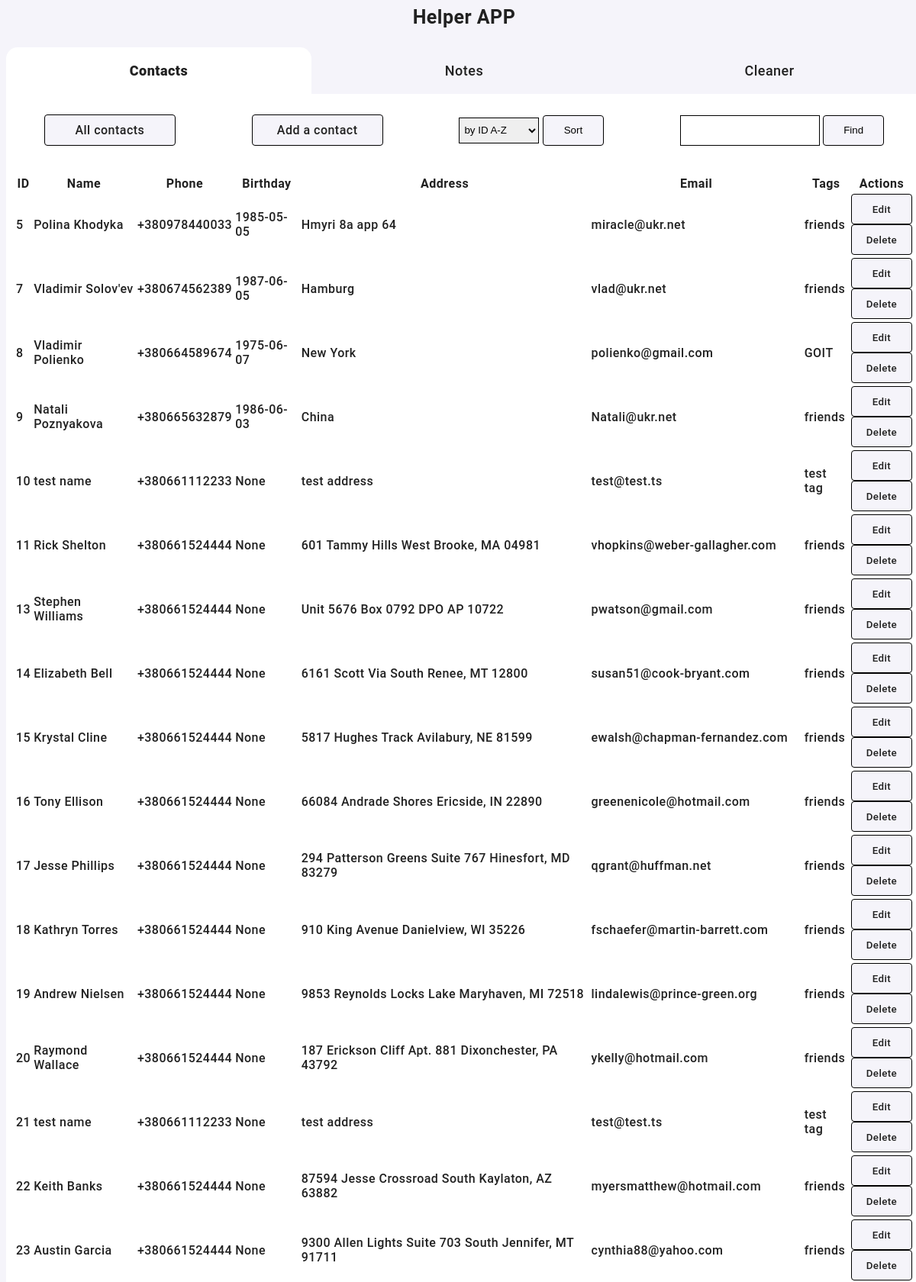
The page / (upper part) on the database its author committed.
### helper/db_classes.py (models this page shows)
class Record(Base):
    __tablename__ = "records"
    id = Column(Integer, primary_key=True)
    name = Column(String)
    birthday = Column(Date)
    address = Column(String)
    email = Column(String)
    tags = Column(String)
    phones = relationship(
        "Phone", back_populates="record", cascade="all, delete, delete-orphan"
    )

class Phone(Base):
    __tablename__ = "phones"
    id = Column(Integer, primary_key=True)
    phone_value = Column(String, nullable=False)
    record_id = Column(Integer, ForeignKey("records.id"))
    record = relationship("Record", back_populates="phones")

### helper/contact_bp.py (the view)
@contact_bp.route("/")
def index():
    model = get_db()
    records_list = model.book.return_all_records()
    return render_template("contact/index.html", results=records_list)

### helper/classbook.py (called while the page is built)
    def return_all_records(self):
        return self.session.query(Record).all()

### helper/db.py (called while the page is built)
def get_db():
    Base.metadata.bind = engine
    Base.metadata.create_all(engine)
    if "model" not in g:
        g.model = Model(session)
    return g.model

### helper/templates/contact/index.html (shortened to what this page needs)
{% extends 'base.html' %}
{% block header %}
<nav >
    <h1 class="container-header">Helper APP</h1>
    <ul class="navigation">
        <li class="active-navigation"><a href="{{ url_for('contact.index') }}">Contacts</a></li>
        <li><a href="{{ url_for('notes.index') }}">Notes</a></li>
        <li><a href="{{ url_for('clean.clean') }}">Cleaner</a></li>
    </ul>
</nav>
{% endblock %}
{% block content %}
<div class="features">
    <a href="{{ url_for('contact.index') }}" class="features-button">All contacts</a>
    <a href="{{ url_for('contact.add') }}" class="features-button">Add a contact</a>
    <form action="{{ url_for('contact.sort') }}" method="post">
        <select id="sort_type" name="sort_type" class="input" >
            <option value="3" selected>by ID A-Z</option>
        </select>
        <input type="submit" value="Sort" class="btn">
    </form>
    <form action="{{ url_for('contact.find') }}" method="post">
        <input name="keyword" id="keyword" value="{{ request.form['keyword'] }}" class="input" required>
        <input type="submit" value="Find" class="btn">
    </form>
</div>
<div class="table-wrapper">
    <table class="table">
        <thead>
            <tr class="table-row">
                <th>ID</th>
                <th>Name</th>
                <th>Phone</th>
                <th>Birthday</th>
                <th>Address</th>
                <th>Email</th>
                <th>Tags</th>
                <th>Actions</th>
            </tr>
        </thead>
        <tbody>
            {% for record in results %}
            <tr class="">
                <td>{{record.id}}</td>
                <td>{{record.name}}</td>
                {% for phone in record.phones %}
                <td>{{phone.phone_value}}</td>
                {% endfor %}
                <td>{{record.birthday}}</td>
                <td>{{record.address}}</td>
                <td>{{record.email}}</td>
                <td>{{record.tags}}</td>
                <td>
                    <form action="{{ url_for('contact.edit', record_id=record.id) }}" method="get">
                        <button class="btn btn-danger">Edit</button>
                    </form>
                    <form action="{{ url_for('contact.delete', record_id=record.id) }}" method="post">
                        <button class="btn btn-success">Delete</button>
                    </form>
                </td>
            </tr>
            {% endfor %}
        </tbody>
    </table>
</div>
{% endblock %}

### helper/static/style.css (style rules this page uses)
body, button { color: #212121; font-family: Roboto, sans-serif; letter-spacing: 0.03em; font-weight: 500; background-color: #f5f4fa; }
a, address { text-decoration: none; font-style: normal; color: inherit; }
ul { list-style: none; padding-inline-start: 0; margin: 0; padding: 0; }
h1, h2, h3, h4, h5, h6, p { margin: 0; padding: 0; }
.container-header { padding-bottom: 25px; font-weight: bold; font-size: 25px; line-height: 1.17; text-align: center; }
.navigation { display: flex; align-items: center; justify-content: space-around; }
.navigation li { display: block; width: 100%; height: 100%; padding-top: 20px; padding-bottom: 20px; text-align: center; font-size: 18px; }
.active-navigation { background-color: white; font-weight: 800; border-radius: 15px 15px 0px 0px; }
.table-wrapper { background-color: white; padding: 10px; }
.table-wrapper table { width: 100%; }
.features { display: flex; align-items: center; justify-content: space-around; height: 65px; padding-bottom: 15px; padding-top: 15px; background-color: white; }
.features-button { display: flex; justify-content: center; align-items: center; min-width: 150px; padding: 10px; border-radius: 4px; text-align: center; border: 1px solid black; background-color: #f5f4fa; }
.btn { height: 40px; min-width: 80px; padding: 10px; border-radius: 4px; text-align: center; border: 1px solid black; background-color: #f5f4fa; }
.input { height: 34px; padding: 2px; border: 1px solid black; }

### rows shown on the page
Record: id "5", name "Polina Khodyka", birthday "1985-05-05", address "Hmyri 8a app 64", email "miracle@ukr.net", tags "friends"
Phone: phone_value "+380978440033"
Record: id "7", name "Vladimir Solov'ev", birthday "1987-06-05", address "Hamburg", email "vlad@ukr.net", tags "friends"
Phone: phone_value "+380674562389"
Record: id "8", name "Vladimir Polienko", birthday "1975-06-07", address "New York", email "polienko@gmail.com", tags "GOIT"
Phone: phone_value "+380664589674"
Record: id "9", name "Natali Poznyakova", birthday "1986-06-03", address "China", email "Natali@ukr.net", tags "friends"
Phone: phone_value "+380665632879"
Record: id "10", name "test name", birthday "None", address "test address", email "test@test.ts", tags "test tag"
Phone: phone_value "+380661112233"
Record: id "11", name "Rick Shelton", birthday "None", address "601 Tammy Hills West Brooke, MA 04981", email "vhopkins@weber-gallagher.com", tags "friends"
Phone: phone_value "+380661524444"
Record: id "13", name "Stephen Williams", birthday "None", address "Unit 5676 Box 0792 DPO AP 10722", email "pwatson@gmail.com", tags "friends"
Phone: phone_value "+380661524444"
Record: id "14", name "Elizabeth Bell", birthday "None", address "6161 Scott Via South Renee, MT 12800", email "susan51@cook-bryant.com", tags "friends"
Phone: phone_value "+380661524444"
Record: id "15", name "Krystal Cline", birthday "None", address "5817 Hughes Track Avilabury, NE 81599", email "ewalsh@chapman-fernandez.com", tags "friends"
Phone: phone_value "+380661524444"
Record: id "16", name "Tony Ellison", birthday "None", address "66084 Andrade Shores Ericside, IN 22890", email "greenenicole@hotmail.com", tags "friends"
Phone: phone_value "+380661524444"
Record: id "17", name "Jesse Phillips", birthday "None", address "294 Patterson Greens Suite 767 Hinesfort, MD 83279", email "qgrant@huffman.net", tags "friends"
Phone: phone_value "+380661524444"
Record: id "18", name "Kathryn Torres", birthday "None", address "910 King Avenue Danielview, WI 35226", email "fschaefer@martin-barrett.com", tags "friends"
Phone: phone_value "+380661524444"
Record: id "19", name "Andrew Nielsen", birthday "None", address "9853 Reynolds Locks Lake Maryhaven, MI 72518", email "lindalewis@prince-green.org", tags "friends"
Phone: phone_value "+380661524444"
Record: id "20", name "Raymond Wallace", birthday "None", address "187 Erickson Cliff Apt. 881 Dixonchester, PA 43792", email "ykelly@hotmail.com", tags "friends"
Phone: phone_value "+380661524444"
Record: id "21", name "test name", birthday "None", address "test address", email "test@test.ts", tags "test tag"
Phone: phone_value "+380661112233"
Record: id "22", name "Keith Banks", birthday "None", address "87594 Jesse Crossroad South Kaylaton, AZ 63882", email "myersmatthew@hotmail.com", tags "friends"
Phone: phone_value "+380661524444"
Record: id "23", name "Austin Garcia", birthday "None", address "9300 Allen Lights Suite 703 South Jennifer, MT 91711", email "cynthia88@yahoo.com", tags "friends"
Phone: phone_value "+380661524444"
